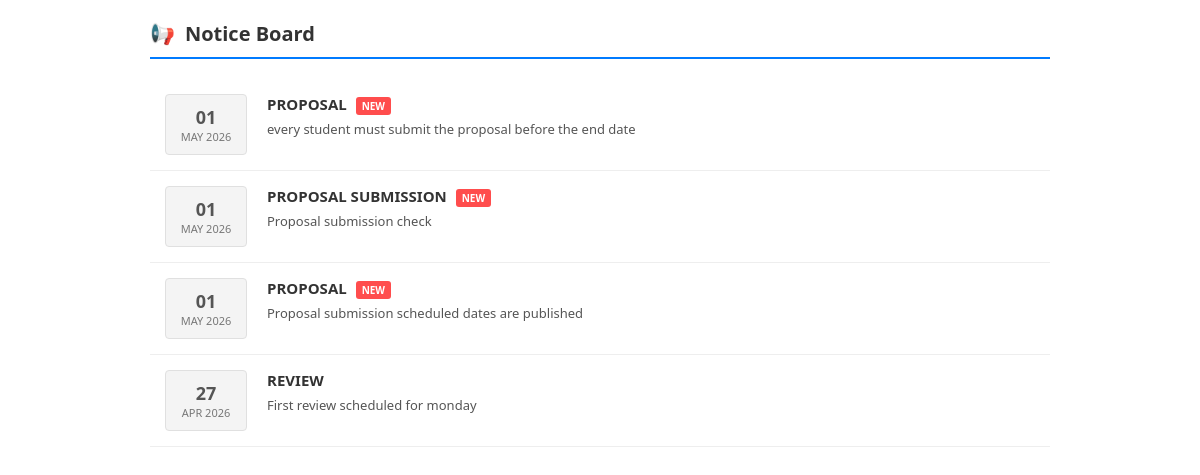
The page /WAdmin/notice-board/ on the database its author committed.
### Admin/models.py (models this page shows, shortened)
class Notice(models.Model):
    TARGET_CHOICES = (
        ('ALL', 'All'),
        ('STUDENT', 'Student'),
        ('FACULTY', 'Faculty'),
    )
    title = models.CharField(max_length=200)
    message = models.TextField()
    target = models.CharField(max_length=10, choices=TARGET_CHOICES, default='ALL')
    created_at = models.DateTimeField(auto_now_add=True)

### Admin/views.py (the view)
# urls.py: path('notice-board/', views.notice_board, name='notice_board'),
def notice_board(request):
    from .models import Notice
    from django.utils import timezone
    from datetime import timedelta
    if 'student_id' in request.session:
        notices = Notice.objects.filter(
            target__in=['ALL']
        ).order_by('-created_at')
    elif 'faculty_id' in request.session:
        notices = Notice.objects.filter(
            target__in=['ALL', 'FACULTY']
        ).order_by('-created_at')
    else:
        notices = Notice.objects.all().order_by('-created_at')
    new_threshold = timezone.now() - timedelta(days=2)
    notice_list = []
    for n in notices:
        is_new = n.created_at >= new_threshold
        notice_list.append({
            'notice': n,
            'is_new': is_new
        })
    return render(request, 'Admin/notice_board.html', {
        'notice_list': notice_list
    })

### Admin/templates/Admin/notice_board.html (shortened to what this page needs)
<div class="notice-container">
  <div class="notice-header">
    <h2><span style="color: var(--etlab-blue)">📢</span> Notice Board</h2>
  </div>
  {% for item in notice_list %}
  <div class="notice-card">
    <div class="notice-date-box">
      <span class="notice-date-day">{{ item.notice.created_at|date:"d" }}</span>
      <span class="notice-date-month"
        >{{ item.notice.created_at|date:"M Y" }}</span
      >
    </div>
    <div class="notice-content">
      <h3 class="notice-title">
        {{ item.notice.title }} {% if item.is_new %}
        <span class="new-badge">NEW</span>
        {% endif %}
      </h3>
      <p class="notice-msg">{{ item.notice.message }}</p>
    </div>
  </div>
  {% empty %}
  <div class="empty-state">
    <p>No notices have been posted yet.</p>
  </div>
  {% endfor %}
</div>

### Admin/templates/Admin/notice_board.html (style rules this page uses)
.notice-container { max-width: 900px; margin: 20px auto; font-family: "Segoe UI", Tahoma, Geneva, Verdana, sans-serif; }
.notice-header { display: flex; justify-content: space-between; align-items: center; border-bottom: 2px solid var(--etlab-blue); padding-bottom: 10px; margin-bottom: 20px; }
.notice-header h2 { margin: 0; font-size: 20px; color: var(--text-main); display: flex; align-items: center; gap: 10px; }
.notice-card { display: flex; gap: 20px; background: #fff; padding: 15px; border-bottom: 1px solid var(--border-light); transition: background 0.2s; }
.notice-date-box { min-width: 70px; text-align: center; background: var(--date-bg); border-radius: 4px; padding: 10px 5px; height: fit-content; border: 1px solid #e0e0e0; }
.notice-date-day { display: block; font-size: 18px; font-weight: bold; color: #555; }
.notice-date-month { display: block; font-size: 11px; text-transform: uppercase; color: var(--text-muted); }
.notice-content { flex-grow: 1; }
.notice-title { margin: 0 0 5px 0; font-size: 15px; color: var(--text-main); line-height: 1.4; font-weight: 600; text-transform: uppercase; }
.notice-msg { margin: 0 0 10px 0; font-size: 13px; color: #555; line-height: 1.5; }
.new-badge { background: #ff4d4d; color: white; padding: 2px 6px; border-radius: 3px; font-size: 10px; font-weight: bold; vertical-align: middle; margin-left: 5px; }

### rows shown on the page
Notice: notice.created_at "01", notice.created_at "MAY 2026", notice "PROPOSAL", shows "NEW", notice.message "every student must submit the proposal before the end date"
Notice: notice.created_at "01", notice.created_at "MAY 2026", notice "PROPOSAL SUBMISSION", shows "NEW", notice.message "Proposal submission check"
Notice: notice.created_at "01", notice.created_at "MAY 2026", notice "PROPOSAL", shows "NEW", notice.message "Proposal submission scheduled dates are published"
Notice: notice.created_at "27", notice.created_at "APR 2026", notice "REVIEW", notice.message "First review scheduled for monday"
